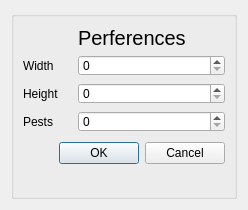
<?xml version="1.0" encoding="UTF-8"?>
<ui version="4.0">
 <class>CSettingsDialog</class>
 <widget class="QDialog" name="CSettingsDialog">
  <property name="geometry">
   <rect>
    <x>0</x>
    <y>0</y>
    <width>248</width>
    <height>210</height>
   </rect>
  </property>
  <property name="windowTitle">
   <string>Dialog</string>
  </property>
  <widget class="QGroupBox" name="groupBox">
   <property name="geometry">
    <rect>
     <x>11</x>
     <y>11</y>
     <width>226</width>
     <height>188</height>
    </rect>
   </property>
   <property name="title">
    <string/>
   </property>
   <widget class="QDialogButtonBox" name="buttonBox">
    <property name="geometry">
     <rect>
      <x>12</x>
      <y>128</y>
      <width>202</width>
      <height>28</height>
     </rect>
    </property>
    <property name="standardButtons">
     <set>QDialogButtonBox::Cancel|QDialogButtonBox::Ok</set>
    </property>
   </widget>
   <widget class="QSpinBox" name="heightSpinBox">
    <property name="geometry">
     <rect>
      <x>67</x>
      <y>44</y>
      <width>147</width>
      <height>21</height>
     </rect>
    </property>
   </widget>
   <widget class="QSpinBox" name="pestsSpinBox">
    <property name="geometry">
     <rect>
      <x>67</x>
      <y>100</y>
      <width>147</width>
      <height>21</height>
     </rect>
    </property>
    <property name="sizePolicy">
     <sizepolicy hsizetype="Minimum" vsizetype="MinimumExpanding">
      <horstretch>0</horstretch>
      <verstretch>0</verstretch>
     </sizepolicy>
    </property>
    <property name="frame">
     <bool>true</bool>
    </property>
   </widget>
   <widget class="QSpinBox" name="widthSpinBox">
    <property name="geometry">
     <rect>
      <x>67</x>
      <y>72</y>
      <width>147</width>
      <height>21</height>
     </rect>
    </property>
    <property name="frame">
     <bool>true</bool>
    </property>
   </widget>
   <widget class="QLabel" name="label">
    <property name="geometry">
     <rect>
      <x>12</x>
      <y>44</y>
      <width>40</width>
      <height>21</height>
     </rect>
    </property>
    <property name="text">
     <string>Width</string>
    </property>
   </widget>
   <widget class="QLabel" name="label_2">
    <property name="geometry">
     <rect>
      <x>12</x>
      <y>72</y>
      <width>48</width>
      <height>21</height>
     </rect>
    </property>
    <property name="text">
     <string>Height</string>
    </property>
   </widget>
   <widget class="QLabel" name="label_3">
    <property name="geometry">
     <rect>
      <x>12</x>
      <y>100</y>
      <width>40</width>
      <height>21</height>
     </rect>
    </property>
    <property name="text">
     <string>Pests</string>
    </property>
   </widget>
   <widget class="QLabel" name="label_4">
    <property name="geometry">
     <rect>
      <x>67</x>
      <y>14</y>
      <width>147</width>
      <height>25</height>
     </rect>
    </property>
    <property name="font">
     <font>
      <pointsize>15</pointsize>
     </font>
    </property>
    <property name="text">
     <string>Perferences</string>
    </property>
   </widget>
  </widget>
 </widget>
 <resources/>
 <connections/>
</ui>
